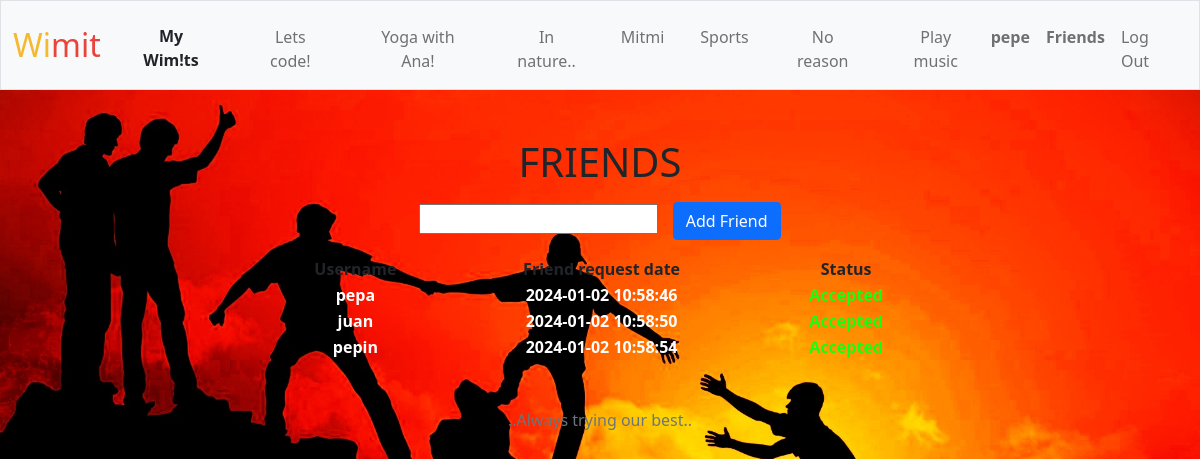
Page /friends (signed in) on the committed database.
### tables this page shows
CREATE TABLE friend_request (id INTEGER PRIMARY KEY AUTOINCREMENT NOT NULL, user1_id INTEGER NOT NULL, user2_id INTEGER NOT NULL, friends_since TIMESTAMP DEFAULT CURRENT_TIMESTAMP, status TEXT NOT NULL, FOREIGN KEY (user1_id) REFERENCES users(id), FOREIGN KEY (user2_id) REFERENCES users(id), FOREIGN KEY (status) REFERENCES friend_status(status));

CREATE TABLE users (id INTEGER PRIMARY KEY AUTOINCREMENT NOT NULL, username TEXT NOT NULL, hash TEXT NOT NULL);

### app.py (the view)
@login_required
@app.route("/friends", methods=["GET"])
def friends():
    image_link = "static/img/friendshiphot.jpg"
    """
    friends_query =
        SELECT friend_request.id, user1_id AS user_id, username, status, friends_since
        FROM friend_request
        JOIN users ON friend_request.user1_id = users.id
        WHERE friend_request.user2_id = ?
        UNION
        SELECT friend_request.id, user2_id AS user_id, username, status, friends_since
        FROM friend_request
        JOIN users ON friend_request.user2_id = users.id
        WHERE friend_request.user1_id = ?


    friends = db.execute(friends_query, session['user_id'], session['user_id'])
    return render_template("friends.html", username=session['user_username'], pending=session['pending_friends'], friends=friends, image_link=image_link)
    """
    friends = db.execute("SELECT friend_request.id, user1_id, username, status, friends_since FROM friend_request JOIN users ON friend_request.user1_id = users.id WHERE friend_request.user2_id = ?", session['user_id'])
    friends2 = db.execute("SELECT user2_id, username, status, friends_since FROM friend_request JOIN users ON friend_request.user2_id = users.id WHERE friend_request.user1_id = ?", session['user_id'])
    if friends and friends2:
        return render_template("friends.html", username=session['user_username'], pending=session['pending_friends'], friends=friends, friends2=friends2, image_link=image_link)
    elif friends:
        return render_template("friends.html", username=session['user_username'], pending=session['pending_friends'], friends=friends, image_link=image_link)
    elif friends2:
        return render_template("friends.html", username=session['user_username'], pending=session['pending_friends'], friends2=friends2, image_link=image_link)
    else:
        return render_template("friends.html", username=session['user_username'], pending=session['pending_friends'], image_link=image_link)

### app.py (called while the page is built)
@app.after_request
def after_request(response):
    response.headers["Cache-Control"] = "no-cache, no-store, must-revalidate"
    response.headers["Expires"] = 0
    response.headers["Pragma"] = "no-cache"
    response.headers['Vary'] = 'Cookie'
    return response

### templates/friends.html (shortened to what this page needs)
{% extends "layout.html" %}
{% block nav %}<li class="nav-item"><a class="nav-link bold">{{ username }}</a></li>{% endblock %}
{% block main %}
    <h1>FRIENDS</h1>
    <form action="/search-friend" method="post">
        <input type="text" autofocus name="friends">
        <button type="submit" class="btn btn-primary search">Add Friend</button>
    </form>
    <table>
        <thead class="double_bold">
            <tr>
                <th></th>
                <th>Username</th>
                <th>Friend request date</th>
                <th>Status</th>
                <th></th>
            </tr>
        </thead>
        <tbody class="whitee bold">
            {% for each in friends2 %}
                    {% if (each['status'] == 'Pending') %}
                        <tr>
                            <td></td>
                            <td> {{ each['username'] }} </td>
                            <td> {{ each['friends_since'] }} </td>
                            {% if each['status'] == 'Accepted' %}
                                {% set clase = 'acceptedF' %}
                            {% elif each['status'] == 'Pending' %}
                                {% set clase = 'pendingF' %}
                            {% else %}
                                {% set clase = 'rejectedF' %}
                            {% endif %}
                            <td class="{{ clase }}"> {{ each['status'] }} </td>
                        </tr>
                    {% else %}
                        <tr>
                            <td></td>
                            <td> {{ each['username'] }} </td>
                            <td> {{ each['friends_since'] }} </td>
                            {% if each['status'] == 'Accepted' %}
                                {% set clase = 'acceptedF' %}
                            {% elif each['status'] == 'Pending' %}
                                {% set clase = 'pendingF' %}
                            {% else %}
                                {% set clase = 'rejectedF' %}
                            {% endif %}
                            <td class="{{ clase }}"> {{ each['status'] }} </td>
                        </tr>
                    {% endif %}
            {% endfor %}
        </tbody>
    </table>
{% endblock %}

### templates/layout.html (shortened to what this page needs)
<!DOCTYPE html>
<html lang="en">
    <head>
        <link href="https://cdn.jsdelivr.net/npm/bootstrap@5.1.3/dist/css/bootstrap.min.css" rel="stylesheet">
        <link href="/static/styles.css" rel="stylesheet">
    </head>
    <body style="background-image: url({{image_link}}); background-repeat:no-repeat; background-size: cover;">
        <nav class="bg-light border navbar navbar-expand-md navbar-light">
            <div class="container-fluid">
                <a class="navbar-brand" href="/"><span class="yellow">Wi</span><span class="red">mit</span></a>
                <div class="collapse navbar-collapse" id="navbar">
                    {% if session["user_id"] %}
                        <ul class="navbar-nav me-auto mt-2">
                            <li>
                                <form action="/mywimits">
                                    <button class="btn bold" value="My wim!ts" name="mywimits" type="submit">My Wim!ts</button>
                                </form>
                            </li>
                            {% set ACTIVITIES = [
                                "Lets code!",
                                "Yoga with Ana!",
                                "In nature..",
                                "Mitmi",
                                "Sports",
                                "No reason",
                                "Play music"
                            ] %}
                            {% set act = ACTIVITIES|length %}
                            {% for i in range(act) %}
                                <li class="nav-item"><form action="/addwimit" method="get"><button class="nav-link borderless" name="redirect_nav" value="{{ACTIVITIES[i]}}" type="submit">{{ACTIVITIES[i]}}</button></form></li>
                            {% endfor %}
                            </ul>
                        <ul class="navbar-nav ms-auto mt-2">
                            {% block nav %}{% endblock %}
                            <li class="nav-item"><a class="nav-link bold" href="/friends">Friends</a></li>
                            <li class="nav-item"><a class="nav-link" href="/logout">Log Out</a></li>
                        </ul>
                    {% else %}
                        <ul class="navbar-nav ms-auto mt-2">
                            <li class="nav-item"><a class="nav-link" href="/register">Register</a></li>
                            <li class="nav-item"><a class="nav-link" href="/login">Log In</a></li>
                        </ul>
                    {% endif %}
                </div>
            </div>
        </nav>
        <main class="container-fluid py-5 text-center">
            {% block main %}{% endblock %}
        </main>
        <footer class="mb-5 medium text-center text-muted">
            ..Always trying our best..
        </footer>
    </body>
</html>

### static/styles.css (style rules this page uses)
nav .navbar-brand { font-size: xx-large; }
nav .navbar-brand .red { color: #ea433b; }
nav .navbar-brand .yellow { color: #f5b82e; }
table td, table th { width: 350px; }
.borderless { margin-left: 20px; border:none; background-color:inherit; }
.bold { font-weight: 700; }
.double_bold { font-weight: 900; }
.search { margin-left:10px; }
.whitee { color: white; }
.acceptedF { color: rgb(20, 255, 20); }

### rows in the picture
friend_request: username "pepa", friends_since "2024-01-02 10:58:46", status "Accepted"
friend_request: username "juan", friends_since "2024-01-02 10:58:50"
friend_request: username "pepin", friends_since "2024-01-02 10:58:54", status "Accepted"

### other values in the picture
{{ ACTIVITIES[i] }} "Lets code!" "Yoga with Ana!" "In nature.." "Mitmi" "Sports" "No reason" "Play music"
{{ username }} "pepe"
